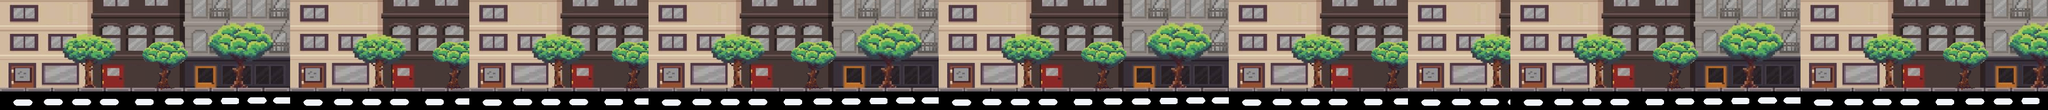

Below is a game level as drawn by its tile map, then a one-line description and the .tmx that defines it (tile-layer data replaced by summaries):
An orthogonal 240x13 tile map with 16x16 px tiles, 1 tile layer (Tile Layer 1).

<map version="1.10" tiledversion="1.10.2" orientation="orthogonal" renderorder="right-down" width="240" height="13" tilewidth="16" tileheight="16" infinite="0" nextlayerid="2" nextobjectid="1">
 <tileset firstgid="1" source="Town_Map.tsx" />
 <layer id="1" name="Tile Layer 1" width="240" height="13">
  <data>[3120 cells, 3120 non-empty, 442 distinct tile ids]</data>
 </layer>
</map>